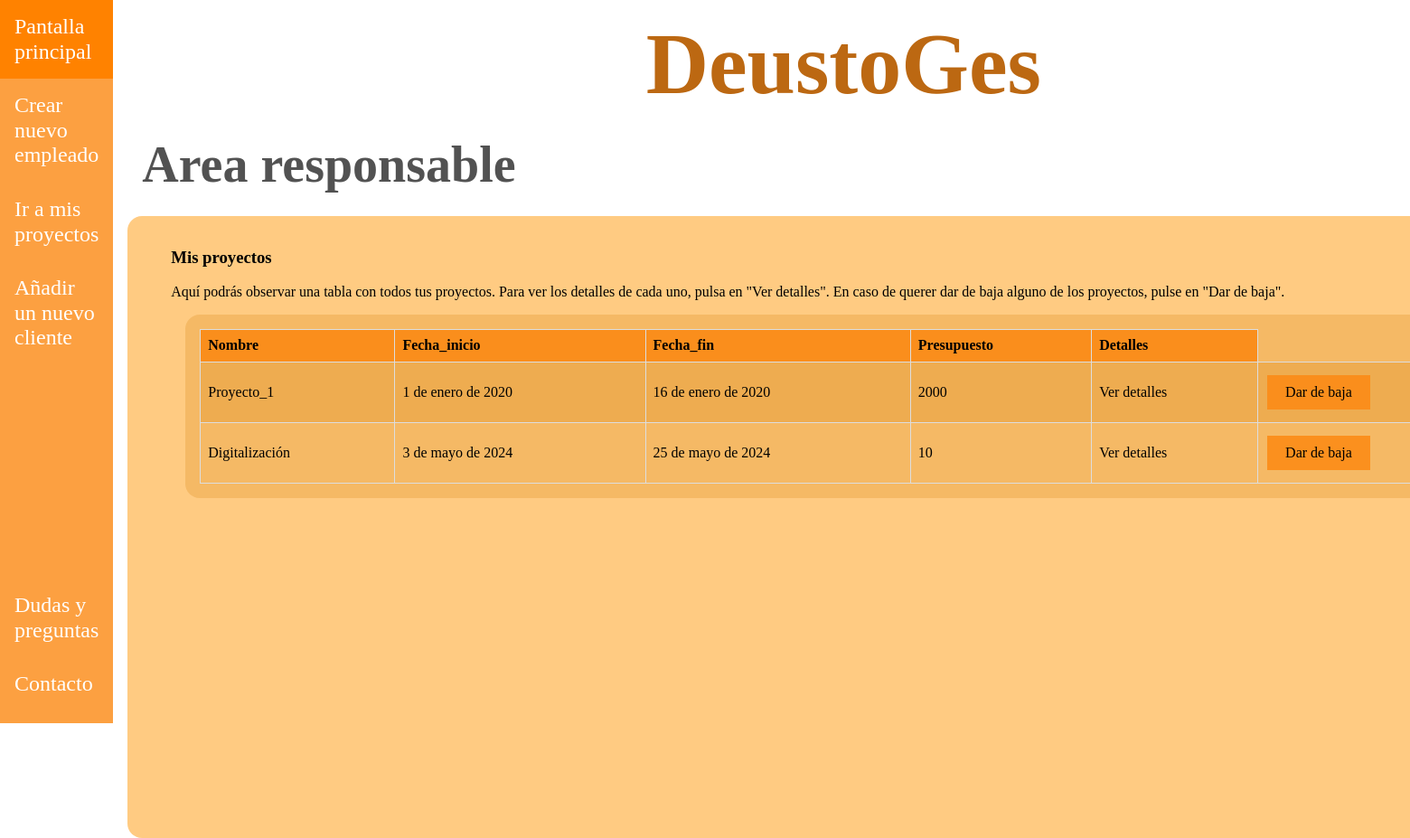
The page /appDeustoGes/responsables/1/proyectos/ on the database as committed earlier.
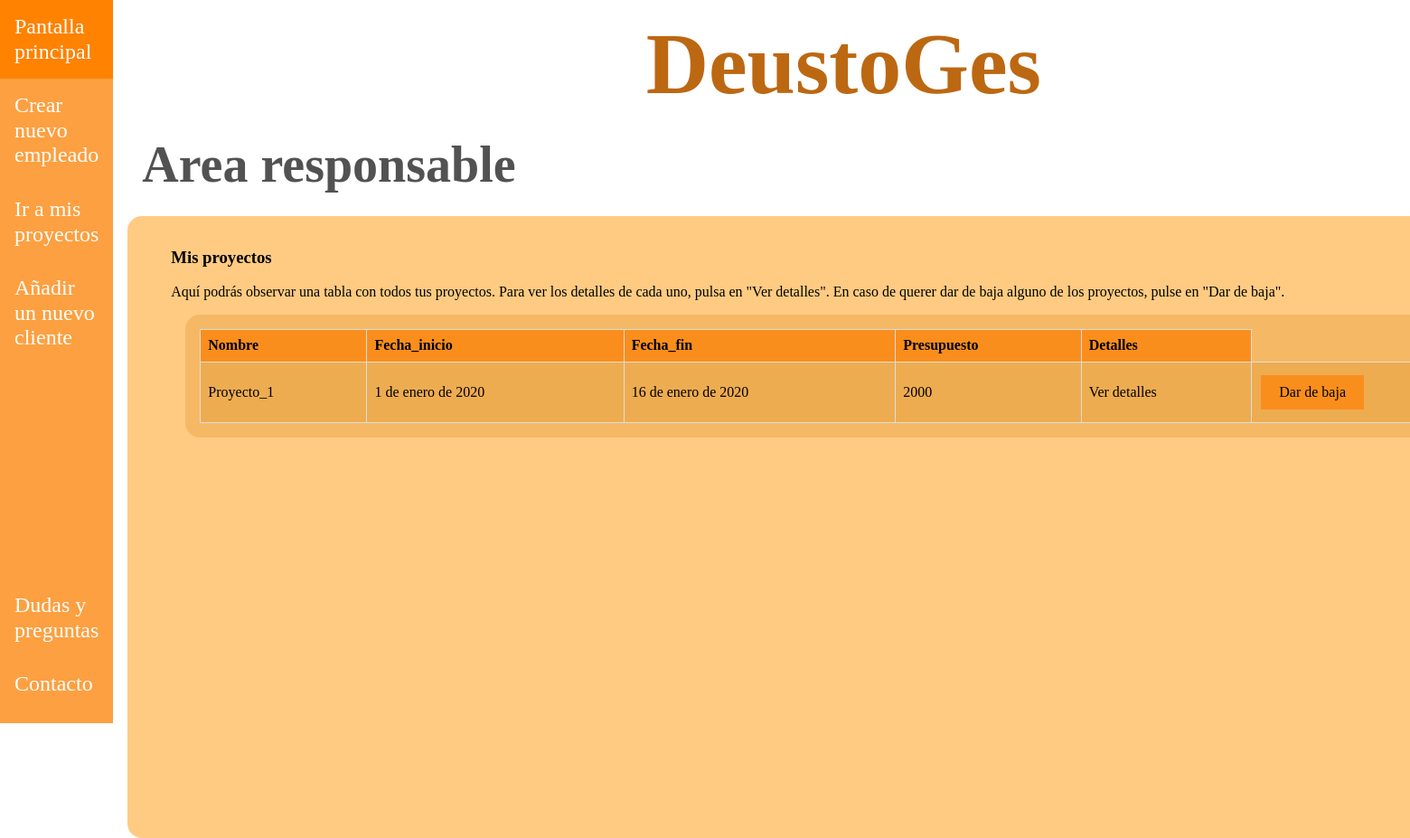
The same page on the database as committed later.
### appDeustoGes/models.py (models this page shows, shortened)
class Proyecto(models.Model):
    nombre = models.CharField(max_length=15)
    descripcion = models.TextField()
    fecha_inicio = models.DateField(default=date(2020, 1, 1))
    fecha_fin = models.DateField(default=date(2020, 1, 1))
    presupuesto = models.IntegerField()
    tareas = models.ManyToManyField(Tarea, blank=False)
    responsable = models.ForeignKey(Empleado, on_delete=models.CASCADE)
    cliente = models.ForeignKey(Cliente, on_delete=models.CASCADE)
    created = models.DateTimeField(auto_now_add=True,blank=True, null=True)
    updated = models.DateTimeField(auto_now=True,blank=True, null=True)
    class Meta:
        verbose_name = "proyecto"
        verbose_name_plural = "proyectos"

### appDeustoGes/views.py (the view)
# urls.py: path("/responsables/<int:id_responsable>/proyectos/", views.index_proyectos, name='proyectos_index'),
def index_proyectos(request, id_responsable):
    responsable = get_object_or_404(Empleado, id=id_responsable)
    proyectos = Proyecto.objects.all()
    return render(request, "appDeustoGes/proyectos_index.html", {"proyectos": proyectos,
                                                                 "responsable": responsable})

### templates/appDeustoGes/proyectos_index.html
{% extends "base.html" %}
{% block css %}
    <link rel="stylesheet" href="/../static/css/normalize.css">
    <link rel="stylesheet" href="/../static/css/style.css">
{% endblock %}
{% block nav_header %}
    <nav class="barra-lateral">
        <ul class="listado-barra-lateral">
            <div>
                <li><a href="{% url 'pantalla_responsable' responsable.id %}">Pantalla principal</a></li>
                <li><a href="{% url 'empleado_create' responsable.id %}">Crear nuevo empleado</a></li>
                <li><a href="{% url 'proyectos_index' responsable.id %}">Ir a mis proyectos</a></li>
                <li><a href="{% url 'cliente_create' responsable.id %}">Añadir un nuevo cliente</a></li>
            </div>
            <div>
                <li><a href="">Dudas y preguntas</a></li>
                <li><a href="">Contacto</a></li>
                <li><a href="{% url 'login' %}">Salir</a></li>
            </div>
        </ul>
    </nav>
{% endblock %}
{% block main_contenido %}
    <h2>Area responsable</h2>
<div class="contenido">
    <div class="introduccion">
        <h3>Mis proyectos</h3>
        <p>Aquí podrás observar una tabla con todos tus proyectos. Para ver los detalles de cada uno, pulsa en
            "Ver detalles". En caso de querer dar de baja alguno de los proyectos, pulse en "Dar de baja".</p>
        <div class="contenido_interno">
            <table class="estilos-table">
                <thead>
                    <tr>
                        <th>Nombre</th>
                        <th>Fecha_inicio</th>
                        <th>Fecha_fin</th>
                        <th>Presupuesto</th>
                        <th>Detalles</th>
                    </tr>
                </thead>
                <tbody>
                    {% for proyecto in proyectos %}
                        {% if responsable.id == proyecto.responsable_id %}
                            <tr>
                                <td>{{ proyecto.nombre }}</td>
                                <td>{{ proyecto.fecha_inicio }}</td>
                                <td>{{ proyecto.fecha_fin }}</td>
                                <td>{{ proyecto.presupuesto }}</td>
                                <td><a href="{% url 'proyecto_detail' responsable.id proyecto.id %}">Ver detalles</a></td>
                                <td><a href="{% url 'delete_proyecto' responsable.id proyecto.id %}"
                                       class="añadir-button">Dar de baja</a></td>
                            </tr>
                        {% endif %}
                    {% endfor %}
                </tbody>
            </table>
        </div>
    </div>
</div>
{% endblock %}

### templates/base.html (shortened to what this page needs)
<!doctype html>
<html lang=es>
<head>
    {% block css %}{% endblock %}
</head>
<body class="flex">
    <div>
        {% block nav_header %}{% endblock %}
    </div>
    <div class="flex2">
        <header>
            <h1>DeustoGes</h1>
        </header>
        <main>
            {% block main_contenido %}{% endblock %}
        </main>
    </div>
</body>
</html>

### static/css/style.css (style rules this page uses)
html { box-sizing: border-box; }
*, *:before, *:after { box-sizing: inherit; }
a { text-decoration: none; color: black; }
ul { list-style: none; margin: 0; padding: 0; }
.flex { display: flex; }
.flex2 { display: flex; flex-direction: column; }
h1 { text-align: center; font-size: 6rem; margin-top: 1rem; margin-bottom: 0rem; color: #bc6812; }
h2 { margin-block:0; padding-block: 1.5rem; margin-left: 2rem; font-size: 3.5rem; width: 100%; color: rgba(0, 0, 0, 0.678); }
.barra-lateral { max-width: 15rem; background-color: rgba(252, 140, 24, 0.82); height: 100vh; }
.listado-barra-lateral { display: grid; grid-template-rows: 80vh 20vh; }
.listado-barra-lateral a { font-size: 1.5rem; color: white; display: block; padding: 1rem; }
.contenido { padding: 1rem; margin-left: 1rem; width: 100rem; height: 43rem; background-color: rgba(255, 149, 0, 0.49); border-radius: 1rem; }
.introduccion { margin-inline: 2rem; }
.contenido_interno { margin-inline: 1rem; padding: 1rem; background-color: rgba(216, 136, 24, 0.27); margin-block: 1rem; border-radius: 1rem; }
.estilos-table { width: 100%; border-collapse: collapse; }
.estilos-table th { background-color: rgba(252, 140, 24, 0.91); border: 1px solid #dddddd; text-align: left; padding: 8px; }
.estilos-table td { border: 1px solid #dddddd; text-align: left; padding: 8px; }
.estilos-table tr:nth-child(odd) { background-color: rgba(216, 136, 24, 0.27); }
.estilos-table td a { text-decoration: none; color: black; }
.añadir-button { background-color: rgba(252, 140, 24, 0.91); text-align: center; border: none; color: white; padding: 10px 20px; text-decoration: none; display: inline-block; font-size: 16px; margin: 6px 2px; transition-duration: 0.4s; cursor: pointer; }

Rows that differ between the two databases and show on the page:
removed Proyecto: nombre "Digitalización", fecha_inicio "3 de mayo de 2024", fecha_fin "25 de mayo de 2024", presupuesto "10"
